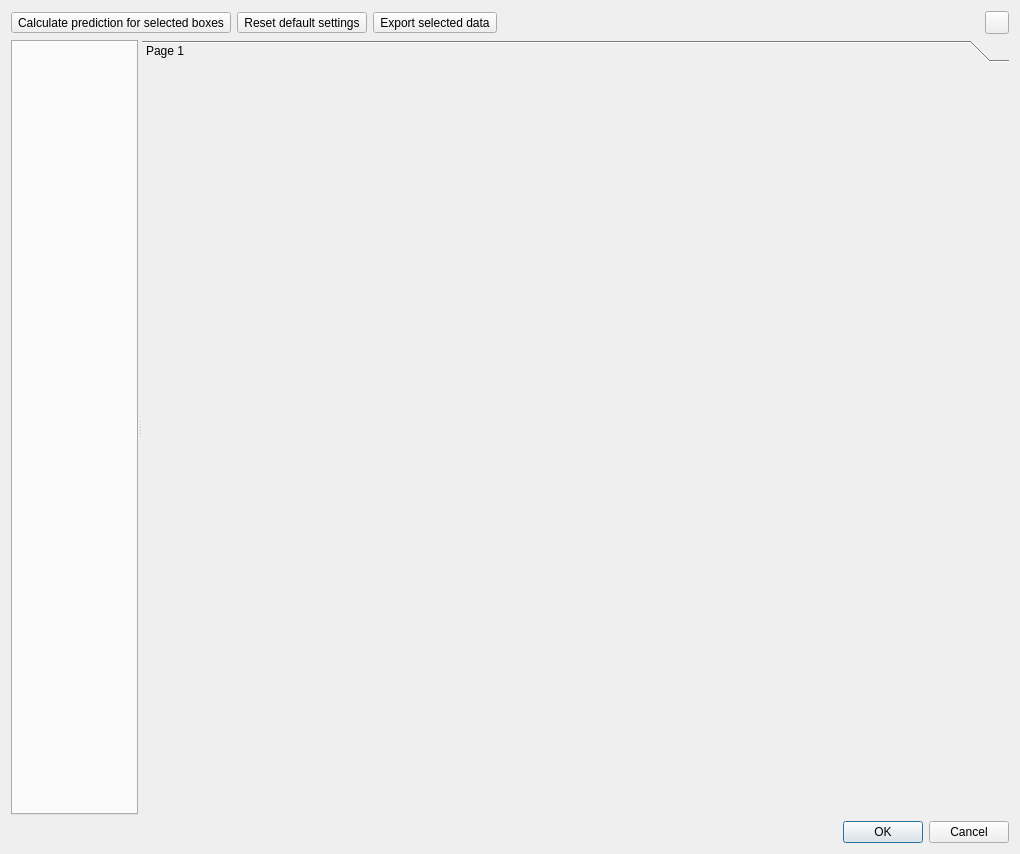
<?xml version="1.0" encoding="UTF-8"?>
<ui version="4.0">
 <author>Anton Rau</author>
 <class>CaloDetailsDialog</class>
 <widget class="QDialog" name="CaloDetailsDialog">
  <property name="geometry">
   <rect>
    <x>0</x>
    <y>0</y>
    <width>1020</width>
    <height>854</height>
   </rect>
  </property>
  <property name="windowTitle">
   <string>Calo Details</string>
  </property>
  <layout class="QVBoxLayout" name="verticalLayout">
   <item>
    <layout class="QHBoxLayout" name="toolbarLayout">
     <item>
      <widget class="QToolButton" name="toolButtonCalculate">
       <property name="text">
        <string>Calculate prediction for selected boxes</string>
       </property>
      </widget>
     </item>
     <item>
      <widget class="QToolButton" name="toolButtonResetSettings">
       <property name="text">
        <string>Reset default settings</string>
       </property>
      </widget>
     </item>
     <item>
      <widget class="QToolButton" name="toolButtonExport">
       <property name="text">
        <string>Export selected data</string>
       </property>
      </widget>
     </item>
     <item>
      <spacer name="horizontalSpacer">
       <property name="orientation">
        <enum>Qt::Orientation::Horizontal</enum>
       </property>
       <property name="sizeHint" stdset="0">
        <size>
         <width>40</width>
         <height>20</height>
        </size>
       </property>
      </spacer>
     </item>
     <item>
      <widget class="QToolButton" name="toolButtonHelp">
       <property name="icon">
        <iconset resource="../../../../../../resources/resources.qrc">
         <normaloff>:/icons/icons8-help-16.png</normaloff>:/icons/icons8-help-16.png</iconset>
       </property>
      </widget>
     </item>
    </layout>
   </item>
   <item>
    <widget class="QSplitter" name="splitter">
     <property name="sizePolicy">
      <sizepolicy hsizetype="Expanding" vsizetype="Expanding">
       <horstretch>0</horstretch>
       <verstretch>0</verstretch>
      </sizepolicy>
     </property>
     <property name="orientation">
      <enum>Qt::Orientation::Horizontal</enum>
     </property>
     <widget class="QTabWidget" name="tabWidget">
      <property name="currentIndex">
       <number>-1</number>
      </property>
     </widget>
     <widget class="QToolBox" name="toolBox">
      <property name="currentIndex">
       <number>0</number>
      </property>
      <widget class="QWidget" name="page">
       <property name="geometry">
        <rect>
         <x>0</x>
         <y>0</y>
         <width>873</width>
         <height>745</height>
        </rect>
       </property>
       <attribute name="label">
        <string>Page 1</string>
       </attribute>
      </widget>
     </widget>
    </widget>
   </item>
   <item>
    <widget class="QDialogButtonBox" name="buttonBox">
     <property name="orientation">
      <enum>Qt::Orientation::Horizontal</enum>
     </property>
     <property name="standardButtons">
      <set>QDialogButtonBox::StandardButton::Cancel|QDialogButtonBox::StandardButton::Ok</set>
     </property>
    </widget>
   </item>
  </layout>
 </widget>
 <resources>
  <include location="../../../../../../resources/resources.qrc"/>
 </resources>
 <connections>
  <connection>
   <sender>buttonBox</sender>
   <signal>accepted()</signal>
   <receiver>CaloDetailsDialog</receiver>
   <slot>accept()</slot>
   <hints>
    <hint type="sourcelabel">
     <x>248</x>
     <y>254</y>
    </hint>
    <hint type="destinationlabel">
     <x>157</x>
     <y>274</y>
    </hint>
   </hints>
  </connection>
  <connection>
   <sender>buttonBox</sender>
   <signal>rejected()</signal>
   <receiver>CaloDetailsDialog</receiver>
   <slot>reject()</slot>
   <hints>
    <hint type="sourcelabel">
     <x>316</x>
     <y>260</y>
    </hint>
    <hint type="destinationlabel">
     <x>286</x>
     <y>274</y>
    </hint>
   </hints>
  </connection>
 </connections>
</ui>
